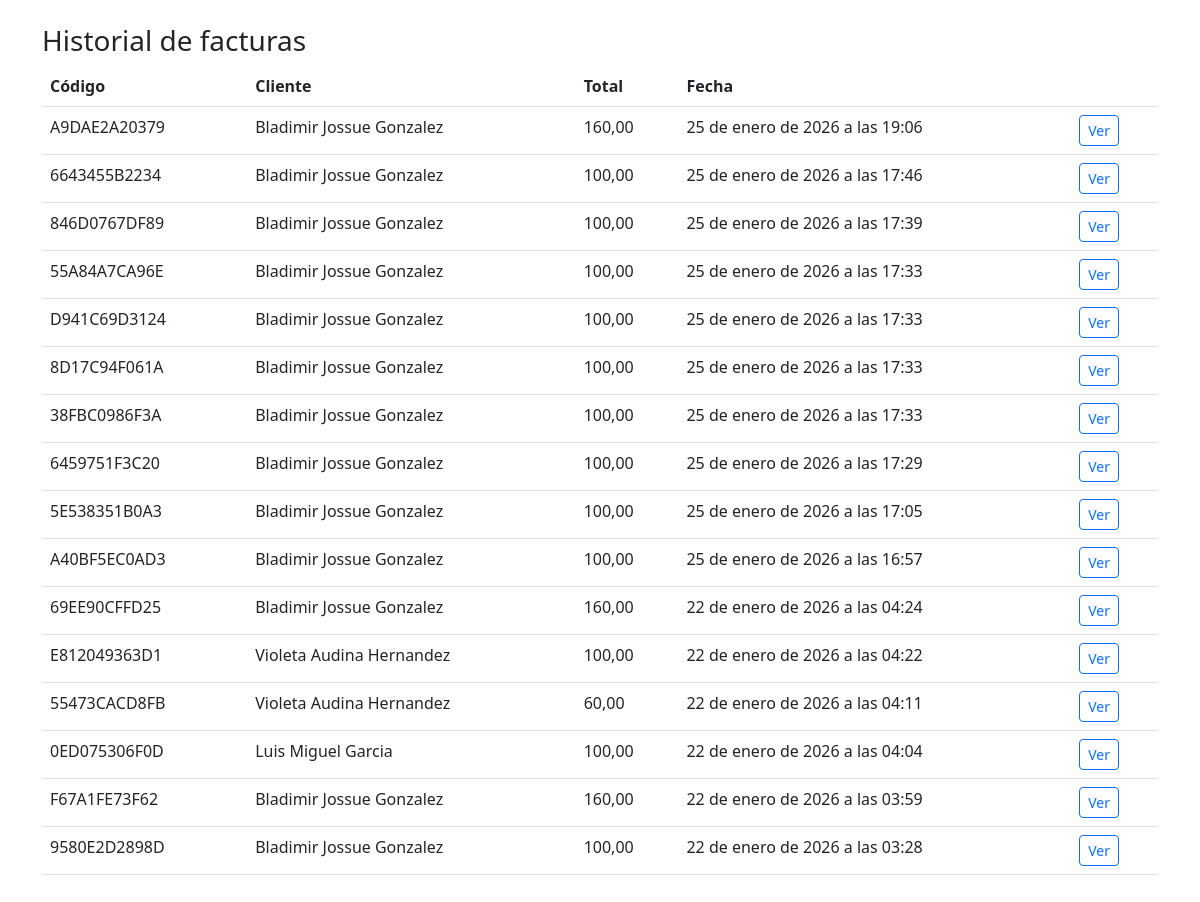
The page /facturacion/ (signed in) on the database its author committed.
### facturacion/models.py (models this page shows, shortened)
class Factura(models.Model):
    codigo_factura = models.CharField(max_length=50, unique=True, editable=False)
    cliente = models.ForeignKey(Cliente, on_delete=models.PROTECT)
    cajero = models.ForeignKey(settings.AUTH_USER_MODEL, on_delete=models.PROTECT, related_name='facturas_cajero')
    barbero = models.ForeignKey(settings.AUTH_USER_MODEL, on_delete=models.PROTECT, related_name='facturas_barbero')
    fecha = models.DateTimeField(auto_now_add=True)
    total = models.DecimalField(max_digits=12, decimal_places=2)

### clientes/models.py (models this page shows, shortened)
class Cliente(models.Model):
    nombre = models.CharField(max_length=200)
    telefono = models.CharField(
        max_length=20,
        unique=True
    )

### facturacion/views.py (the view)
# urls.py: path('', views.historial, name='facturas_historial'),
@login_required
def historial(request):
    qs = Factura.objects.all().order_by('-fecha')
    return render(request, 'facturacion/historial.html', {'facturas': qs})

### templates/facturacion/historial.html (shortened to what this page needs)
{% load static %}
<!doctype html>
<html>
  <head>
    <link href="https://cdn.jsdelivr.net/npm/bootstrap@5.3.0/dist/css/bootstrap.min.css" rel="stylesheet">
  </head>
  <body>
    <div class="container py-4">
      <h3>Historial de facturas</h3>
      <table class="table">
        <thead><tr><th>Código</th><th>Cliente</th><th>Total</th><th>Fecha</th><th></th></tr></thead>
        <tbody>
          {% for f in facturas %}
          <tr>
            <td>{{ f.codigo_factura }}</td>
            <td>{{ f.cliente.nombre }}</td>
            <td>{{ f.total }}</td>
            <td>{{ f.fecha }}</td>
            <td><a class="btn btn-sm btn-outline-primary" href="{% url 'factura_ticket' f.id %}">Ver</a></td>
          </tr>
          {% endfor %}
        </tbody>
      </table>
    </div>
  </body>
</html>

### rows shown on the page
Factura: codigo_factura "A9DAE2A20379", cliente.nombre "Bladimir Jossue Gonzalez", total "160,00", fecha "25 de enero de 2026 a las 19:06"
Factura: codigo_factura "6643455B2234", cliente.nombre "Bladimir Jossue Gonzalez", total "100,00", fecha "25 de enero de 2026 a las 17:46"
Factura: codigo_factura "846D0767DF89", cliente.nombre "Bladimir Jossue Gonzalez", total "100,00", fecha "25 de enero de 2026 a las 17:39"
Factura: codigo_factura "55A84A7CA96E", cliente.nombre "Bladimir Jossue Gonzalez", total "100,00", fecha "25 de enero de 2026 a las 17:33"
Factura: codigo_factura "D941C69D3124", cliente.nombre "Bladimir Jossue Gonzalez", total "100,00", fecha "25 de enero de 2026 a las 17:33"
Factura: codigo_factura "8D17C94F061A", cliente.nombre "Bladimir Jossue Gonzalez", total "100,00", fecha "25 de enero de 2026 a las 17:33"
Factura: codigo_factura "38FBC0986F3A", cliente.nombre "Bladimir Jossue Gonzalez", total "100,00", fecha "25 de enero de 2026 a las 17:33"
Factura: codigo_factura "6459751F3C20", cliente.nombre "Bladimir Jossue Gonzalez", total "100,00", fecha "25 de enero de 2026 a las 17:29"
Factura: codigo_factura "5E538351B0A3", cliente.nombre "Bladimir Jossue Gonzalez", total "100,00", fecha "25 de enero de 2026 a las 17:05"
Factura: codigo_factura "A40BF5EC0AD3", cliente.nombre "Bladimir Jossue Gonzalez", total "100,00", fecha "25 de enero de 2026 a las 16:57"
Factura: codigo_factura "69EE90CFFD25", cliente.nombre "Bladimir Jossue Gonzalez", total "160,00", fecha "22 de enero de 2026 a las 04:24"
Factura: codigo_factura "E812049363D1", cliente.nombre "Violeta Audina Hernandez", total "100,00", fecha "22 de enero de 2026 a las 04:22"
Factura: codigo_factura "55473CACD8FB", cliente.nombre "Violeta Audina Hernandez", total "60,00", fecha "22 de enero de 2026 a las 04:11"
Factura: codigo_factura "0ED075306F0D", cliente.nombre "Luis Miguel Garcia", total "100,00", fecha "22 de enero de 2026 a las 04:04"
Factura: codigo_factura "F67A1FE73F62", cliente.nombre "Bladimir Jossue Gonzalez", total "160,00", fecha "22 de enero de 2026 a las 03:59"
Factura: codigo_factura "9580E2D2898D", cliente.nombre "Bladimir Jossue Gonzalez", total "100,00", fecha "22 de enero de 2026 a las 03:28"
